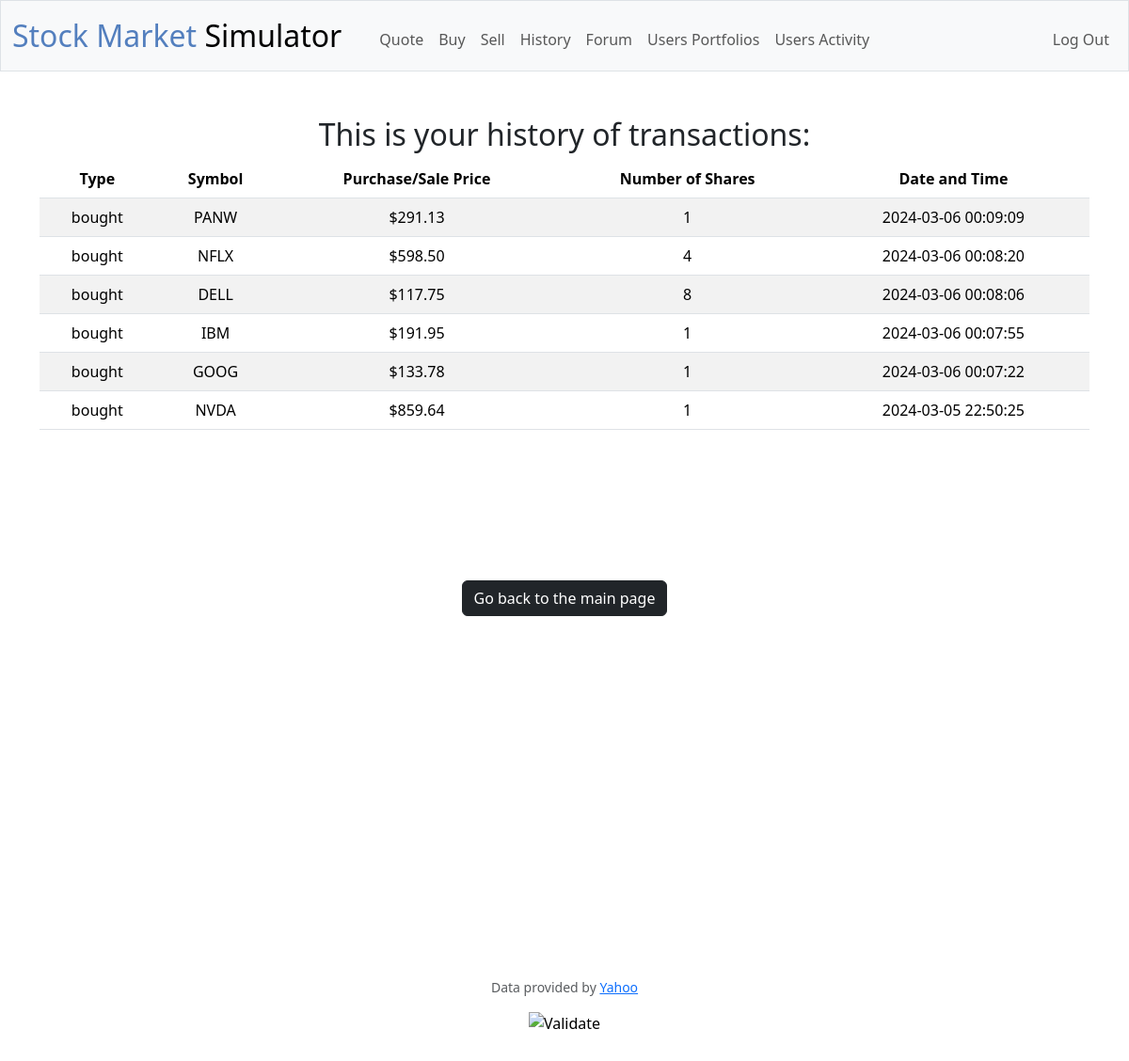
Screenshot of /history (signed in) with the database file from the repository.
### tables this page shows
CREATE TABLE purchases (
    transaction_id INTEGER PRIMARY KEY AUTOINCREMENT NOT NULL,
    user_id INTEGER NOT NULL,
    stock_name TEXT NOT NULL,
    price NUMERIC NOT NULL,
    date datetime default CURRENT_TIMESTAMP,
    shares_number INTEGER NOT NULL,
    type TEXT NOT NULL,
    FOREIGN KEY(user_id) REFERENCES users(id)
    );

### app.py (the view)
@app.route("/history")
@login_required
def history():
    lows = db.execute("SELECT type, stock_name, price, shares_number, date FROM purchases WHERE user_id = ? ORDER BY date DESC", session["user_id"])
    return render_template("history.html", lows=lows, usd=usd)

### app.py (called while the page is built)
@app.after_request
def after_request(response):
    response.headers["Cache-Control"] = "no-cache, no-store, must-revalidate"
    response.headers["Expires"] = 0
    response.headers["Pragma"] = "no-cache"
    return response

### helpers.py (called while the page is built)
def login_required(f):
    @wraps(f)
    def decorated_function(*args, **kwargs):
        if session.get("user_id") is None:
            return redirect("/login")
        return f(*args, **kwargs)
    return decorated_function

def usd(value):
    return f"${value:,.2f}"

### templates/history.html (shortened to what this page needs)
{% extends "layout.html" %}
{% block main %}
<h2> This is your history of transactions:</h2>
<table class="table table-striped">
    <thead>
        <tr>
            <th>Type</th>
            <th>Symbol</th>
            <th>Purchase/Sale Price</th>
            <th>Number of Shares</th>
            <th>Date and Time</th>
        </tr>
    </thead>
    <tbody>
        {% for x in lows %}
        <tr>
            <td>{{x["type"]}}</td>
            <td>{{x["stock_name"]}}</td>
            <td>{{usd(x["price"])}}</td>
            <td>{{x["shares_number"]}}</td>
            <td>{{x["date"]}}</td>
        </tr>
        {% endfor %}
    </tbody>
</table>
{% endblock %}

### rows the page displays
purchases: type "bought", stock_name "PANW", price "$291.13", shares_number "1", date "2024-03-06 00:09:09"
purchases: type "bought", stock_name "NFLX", price "$598.50", shares_number "4", date "2024-03-06 00:08:20"
purchases: type "bought", stock_name "DELL", price "$117.75", shares_number "8", date "2024-03-06 00:08:06"
purchases: type "bought", stock_name "IBM", price "$191.95", shares_number "1", date "2024-03-06 00:07:55"
purchases: type "bought", stock_name "GOOG", price "$133.78", shares_number "1", date "2024-03-06 00:07:22"
purchases: type "bought", stock_name "NVDA", price "$859.64", shares_number "1", date "2024-03-05 22:50:25"
